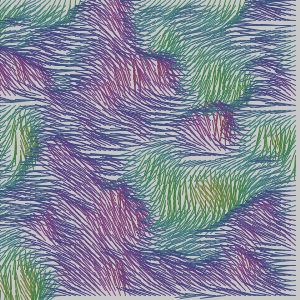
Frame 1 (no input)
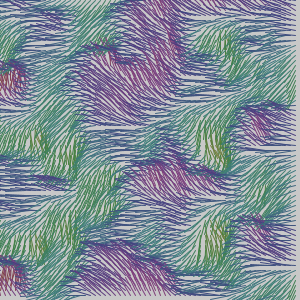
Frame 60 (the mouse pressed at the canvas centre just before this capture)
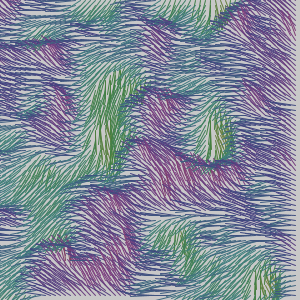
Frame 120 (the mouse held since frame 60 and released just before this capture)

The Processing sketch that drew these frames (run headless with seeded random() and noise(); from frame 60 on, the mouse is pressed at the canvas centre):

// Processing sketch: noise_lines_animated
// ── noise_lines_animated.pde
float varSeedX, varSeedY, initSeedX, initSeedY;

void setup(){
  size(300,300);
  smooth();
 varSeedX = random(20);
 varSeedY = random(20);
 initSeedX = random(10);
 initSeedY = random(10);
 frameRate(24);
}


void draw(){
  colorMode(RGB, 255);
  background(200);
  varSeedX += 0.01;
  varSeedY += 0.01;
  initSeedX += noise(varSeedX)* 0.5 - 0.25 ;
  initSeedY += noise(varSeedY) * 0.5 - 0.25;
  float seedX = initSeedX;
  float seedY = initSeedY;
  float initSeed = initSeedY;
  for(int x = 0; x < width; x+= 5){
    seedX += 0.1;
    seedY = initSeed;
    for(int y = 0; y < height; y+= 5){
      seedY += 0.1;
      float noiseVal = noise(seedY, seedX);
      //drawSquare(x,y, noiseVal);
      //drawCircle(x,y, noiseVal);
      drawLine(x, y, noiseVal);
    }
  }
}

void drawSquare(int x, int y, float noiseVal){
  rect(x,y, noiseVal*10, noiseVal*10);
}

void drawCircle(int x, int y, float noiseVal){
  strokeWeight(1);
  circle(x,y, noiseVal*20);
}

void drawLine(int x, int y, float noiseVal){
  colorMode(HSB, 100);
   stroke(120*noiseVal, 50,50);
    pushMatrix();
  translate(x, y);
  rotate(noiseVal*radians(350));
  line(0,0, 20, 0);
  popMatrix();
}
